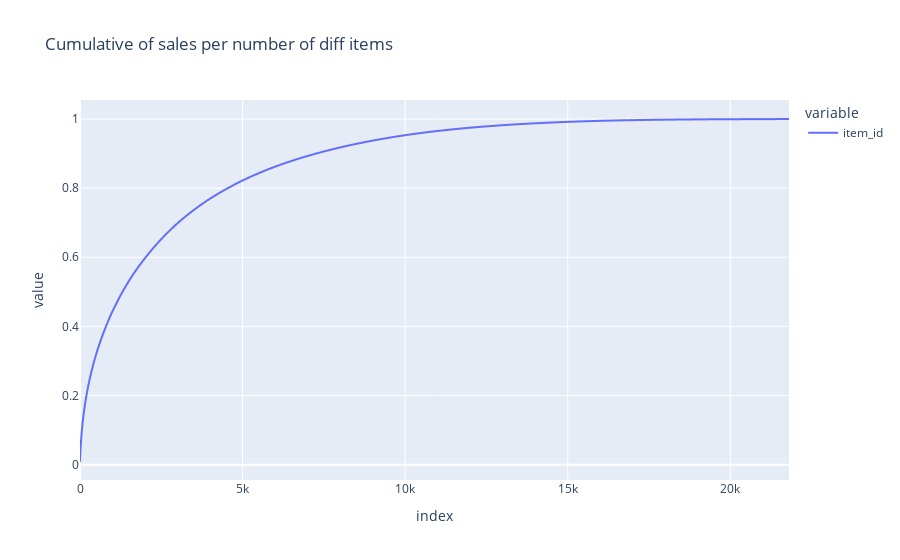

Source (notebook cell):
### Code cell
y = sales.item_id.value_counts(normalize=True).cumsum()
y.index = list(range(len(y)))
y.plot.line(title="Cumulative of sales per number of diff items")

### Figure 1 — Plotly figure (JSON) as saved in the notebook; plotly's stock layout.template omitted (floating-point values rounded to 4 significant figures; data arrays with more than 128 entries replaced by an {"elided": "..."} marker saying what was removed)
{"data": [{"hovertemplate": "variable=item_id<br>index=%{x}<br>value=%{y}<extra></extra>", "legendgroup": "item_id", "line": {"color": "#636efa", "dash": "solid"}, "mode": "lines", "name": "item_id", "showlegend": true, "type": "scattergl", "x": {"elided": "21807 int values"}, "xaxis": "x", "y": {"elided": "21807 float values"}, "yaxis": "y"}], "layout": {"legend": {"title": {"text": "variable"}, "tracegroupgap": 0}, "title": {"text": "Cumulative of sales per number of diff items"}, "xaxis": {"anchor": "y", "domain": [0, 1], "title": {"text": "index"}}, "yaxis": {"anchor": "x", "domain": [0, 1], "title": {"text": "value"}}}}
